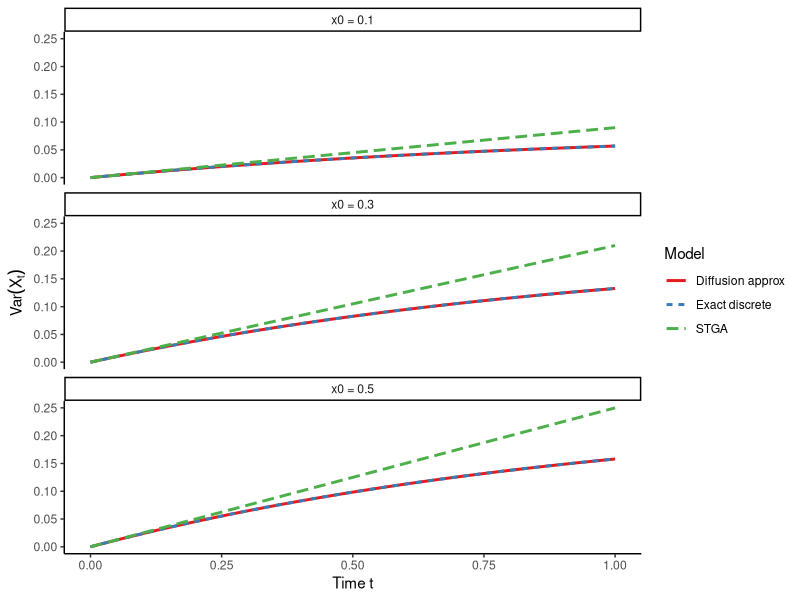

This figure's R source:
#~~~~~~~~~~~~~~~~~~~~~~~~~~~~~~~~~~~~~~~~~~~~~~~~~~~~~~~~~~~~~~~~~~~~~~~~~~~~~~~
# Loading relevant packages
#~~~~~~~~~~~~~~~~~~~~~~~~~~~~~~~~~~~~~~~~~~~~~~~~~~~~~~~~~~~~~~~~~~~~~~~~~~~~~~~

library(tidyverse)

#~~~~~~~~~~~~~~~~~~~~~~~~~~~~~~~~~~~~~~~~~~~~~~~~~~~~~~~~~~~~~~~~~~~~~~~~~~~~~~~
# Simulation and plotting parameters
#~~~~~~~~~~~~~~~~~~~~~~~~~~~~~~~~~~~~~~~~~~~~~~~~~~~~~~~~~~~~~~~~~~~~~~~~~~~~~~~

N <- 1000             # population size
t_max <- 1            # max continuous time
n_points <- 1000      # grid points
x0_vals <- c(0.1, 0.3, 0.5)  # initial allele frequencies

# Time grid
t <- seq(0, t_max, length.out = n_points)
n <- t * N  # convert continuous time to discrete generations

plot_data <- data.frame()

for (x0 in x0_vals) {
  
  var_stga <- t * x0 * (1 - x0)                 # small-time approximation
  var_diff <- (1 - exp(-t)) * x0 * (1 - x0)    # diffusion approximation
  var_true <- x0 * (1 - x0) * (1 - (1 - 1/N)^n) # exact discrete variance
  
  df <- data.frame(
    t = rep(t, 3),
    variance = c(var_stga, var_diff, var_true),
    model = rep(c("STGA", "Diffusion approx", "Exact discrete"), each = length(t)),
    x0 = x0
  )
  
  plot_data <- rbind(plot_data, df)
}

# Plot
ggplot(plot_data, aes(x = t, y = variance, color = model, linetype = model)) +
  geom_line(size = 1) +
  facet_wrap(~x0, ncol = 1, labeller = labeller(x0 = function(x) paste0("x0 = ", x))) +
  labs(
    x = "Time t",
    y = expression(Var(X[t])),
    color = "Model",
    linetype = "Model"
  ) +
  theme_classic() +
  scale_color_brewer(palette = "Set1")
